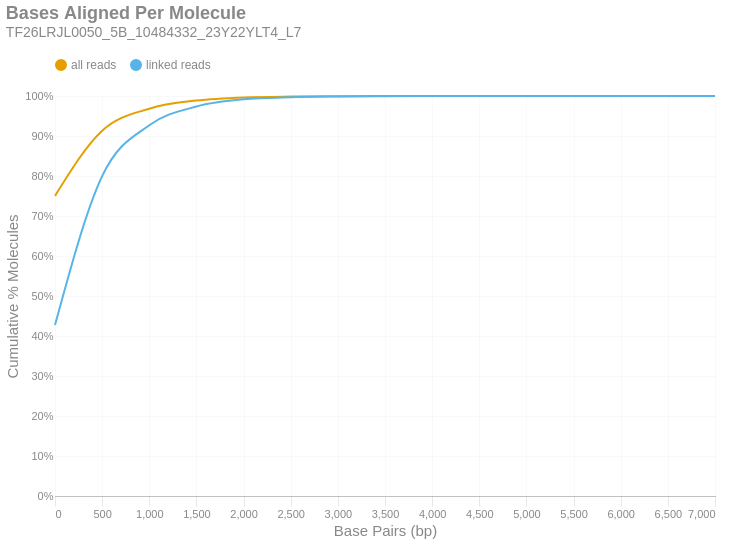

The notebook cell this image was saved under:
### Markdown cell above
### Bases Aligned Per Molecule
This is a cumulative frequency distribution showing the number of base pairs aligned per unique molecule. These data are shown in 500 bp bins. There are two distributions: one with `all reads` (yellow) and another with only `linked reads` (blue). The percent of molecules in the `linked reads` distribution is relative to the total number of linked molecules.

### Code cell
if SKIPLR:
    print_html(f"Skipped")
else:
    binned_df = consolidated_hist(valids['aligned_bp'], mask, 500, True)
    with SafeRender(binned_df):
        (
            density_plot(binned_df, 'Bases Aligned Per Molecule', samplename, 'basesper')
            .encode(
                x=alt.X('bin:Q', title="Base Pairs (bp)").axis(tickMinStep=500).scale(padding=0),
                y=alt.Y('value:Q', title='Cumulative % Molecules')
                    .axis(format='%')
                    .scale(domain = [0,1])
                    .stack(False),
                color=alt.Color("key:N").scale(domain = ["all reads", "linked reads"]),
                tooltip = [
                    alt.Tooltip("key:N", title = "Data Type"),
                    alt.Tooltip("range_label:N", title="Bases Aligned Per Molecule"),
                    alt.Tooltip("value:Q", format = ".2%", title="% Molecules (Cum.)")
                ]
            )
        ).display()

### Figure 1 — Vega-Lite specification as saved in the notebook (floating-point values rounded to 4 significant figures)
{"width": "container", "height": 400, "config": {"title": {"anchor": "start", "dy": -15, "fontSize": 18, "color": "#888888", "subtitleColor": "#888888", "subtitleFontSize": 14}, "arc": {"fill": "#0072B2"}, "axis": {"domainColor": "#888888", "domainWidth": 0.5, "gridWidth": 0.2, "grid": false, "titleFontWeight": 400, "titleFontSize": 15, "labelFontSize": 11, "labelColor": "#888888", "tickColor": "#888888", "tickWidth": 0.2, "titleColor": "#888888"}, "axisBand": {"grid": false}, "axisX": {"grid": true, "tickSize": 10, "domainCap": "round"}, "axisY": {"domain": false, "grid": true, "tickSize": 0, "domainCap": "round"}, "background": "transparent", "header": {"labelFontSize": 15, "labelColor": "#888888", "titleFontSize": 15, "titleFontWeight": 600, "titleColor": "#888888"}, "legend": {"labelFont": "sans-serif", "labelFontSize": 12, "labelColor": "#888888", "symbolSize": 100, "symbolType": "circle", "titleFontSize": 12, "titlePadding": 10, "titleColor": "#888888", "title": null, "orient": "top"}, "range": {"category": ["#E69F00", "#56B4E9", "#009E73", "#F0E442", "#0072B2", "#D55E00", "#CC79A7", "#000000"], "diverging": ["#cfe8f3", "#a2d4ec", "#73bfe2", "#46abdb", "#1696d2", "#12719e"]}, "area": {"fill": "#0072B2", "fillOpacity": 0.7, "line": true, "strokeOpacity": 0.7}, "line": {"color": "#0072B2", "stroke": "#0072B2", "strokeWidth": 2}, "trail": {"color": "#0072B2", "stroke": "#0072B2", "strokeWidth": 0, "size": 1}, "point": {"filled": true, "fillOpacity": 1.0, "size": 95}, "text": {"color": "#888888", "fontSize": 11, "align": "right", "fontWeight": 400, "size": 11}, "bar": {"fill": "#0072B2", "stroke": null}, "view": {"stroke": null, "continuousWidth": 660, "continuousHeight": 400}}, "data": {"name": "data-efc75ff15a206b4b5855de465a4684c5"}, "mark": {"type": "line", "interpolate": "monotone", "point": {"opacity": 0, "size": 275}}, "encoding": {"color": {"field": "key", "scale": {"domain": ["all reads", "linked reads"]}, "type": "nominal"}, "tooltip": [{"field": "key", "title": "Data Type", "type": "nominal"}, {"field": "range_label", "title": "Bases Aligned Per Molecule", "type": "nominal"}, {"field": "value", "format": ".2%", "title": "% Molecules (Cum.)", "type": "quantitative"}], "x": {"axis": {"tickMinStep": 500}, "field": "bin", "scale": {"padding": 0}, "title": "Base Pairs (bp)", "type": "quantitative"}, "y": {"axis": {"format": "%"}, "field": "value", "scale": {"domain": [0, 1]}, "stack": false, "title": "Cumulative % Molecules", "type": "quantitative"}}, "params": [{"name": "param_c36ac31b6afebe62", "select": {"type": "point", "fields": ["key"]}, "bind": "legend"}], "title": {"text": "Bases Aligned Per Molecule", "subtitle": "TF26LRJL0050_5B_10484332_23Y22YLT4_L7"}, "transform": [{"fold": ["all reads (cumsum)", "linked reads (cumsum)"]}, {"calculate": "replace(datum.key, ' (cumsum)', '')", "as": "key"}, {"filter": {"param": "param_c36ac31b6afebe62"}}], "usermeta": {"embedOptions": {"downloadFileName": "TF26LRJL0050_5B_10484332_23Y22YLT4_L7.basesper"}}, "$schema": "https://vega.github.io/schema/vega-lite/v6.4.1.json", "datasets": {"data-efc75ff15a206b4b5855de465a4684c5": [{"bin": "0.0", "interval": "0.0-500.0", "all reads": 0.7502, "linked reads": 0.4273, "all reads (cumsum)": 0.7502, "linked reads (cumsum)": 0.4273, "range_label": "0-499"}, {"bin": "500.0", "interval": "500.0-1000.0", "all reads": 0.1629, "linked reads": 0.3723, "all reads (cumsum)": 0.9131, "linked reads (cumsum)": 0.7996, "range_label": "500-999"}, {"bin": "1000.0", "interval": "1000.0-1500.0", "all reads": 0.0552, "linked reads": 0.1273, "all reads (cumsum)": 0.9683, "linked reads (cumsum)": 0.9269, "range_label": "1000-1499"}, {"bin": "1500.0", "interval": "1500.0-2000.0", "all reads": 0.02028, "linked reads": 0.04678, "all reads (cumsum)": 0.9886, "linked reads (cumsum)": 0.9737, "range_label": "1500-1999"}, {"bin": "2000.0", "interval": "2000.0-2500.0", "all reads": 0.007763, "linked reads": 0.01791, "all reads (cumsum)": 0.9964, "linked reads (cumsum)": 0.9916, "range_label": "2000-2499"}, {"bin": "2500.0", "interval": "2500.0-3000.0", "all reads": 0.002306, "linked reads": 0.005321, "all reads (cumsum)": 0.9987, "linked reads (cumsum)": 0.9969, "range_label": "2500-2999"}, {"bin": "3000.0", "interval": "3000.0-3500.0", "all reads": 0.0007954, "linked reads": 0.001835, "all reads (cumsum)": 0.9995, "linked reads (cumsum)": 0.9987, "range_label": "3000-3499"}, {"bin": "3500.0", "interval": "3500.0-4000.0", "all reads": 0.0003288, "linked reads": 0.0007587, "all reads (cumsum)": 0.9998, "linked reads (cumsum)": 0.9995, "range_label": "3500-3999"}, {"bin": "4000.0", "interval": "4000.0-4500.0", "all reads": 0.000141, "linked reads": 0.0003254, "all reads (cumsum)": 0.9999, "linked reads (cumsum)": 0.9998, "range_label": "4000-4499"}, {"bin": "4500.0", "interval": "4500.0-5000.0", "all reads": 5.076e-05, "linked reads": 0.0001171, "all reads (cumsum)": 1.0, "linked reads (cumsum)": 0.9999, "range_label": "4500-4999"}, {"bin": "5000.0", "interval": "5000.0-5500.0", "all reads": 1.763e-05, "linked reads": 4.067e-05, "all reads (cumsum)": 1.0, "linked reads (cumsum)": 1.0, "range_label": "5000-5499"}, {"bin": "5500.0", "interval": "5500.0-6000.0", "all reads": 4.255e-06, "linked reads": 9.817e-06, "all reads (cumsum)": 1.0, "linked reads (cumsum)": 1.0, "range_label": "5500-5999"}, {"bin": "6000.0", "interval": "6000.0-6500.0", "all reads": 2.431e-06, "linked reads": 5.609e-06, "all reads (cumsum)": 1.0, "linked reads (cumsum)": 1.0, "range_label": "6000-6499"}, {"bin": "6500.0", "interval": "6500.0-7000.0", "all reads": 2.127e-06, "linked reads": 4.908e-06, "all reads (cumsum)": 1.0, "linked reads (cumsum)": 1.0, "range_label": "6500-6999"}, {"bin": "7000.0", "interval": "7000.0-7500.0", "all reads": 6.078e-07, "linked reads": 1.402e-06, "all reads (cumsum)": 1.0, "linked reads (cumsum)": 1.0, "range_label": "7000-7499"}]}}
